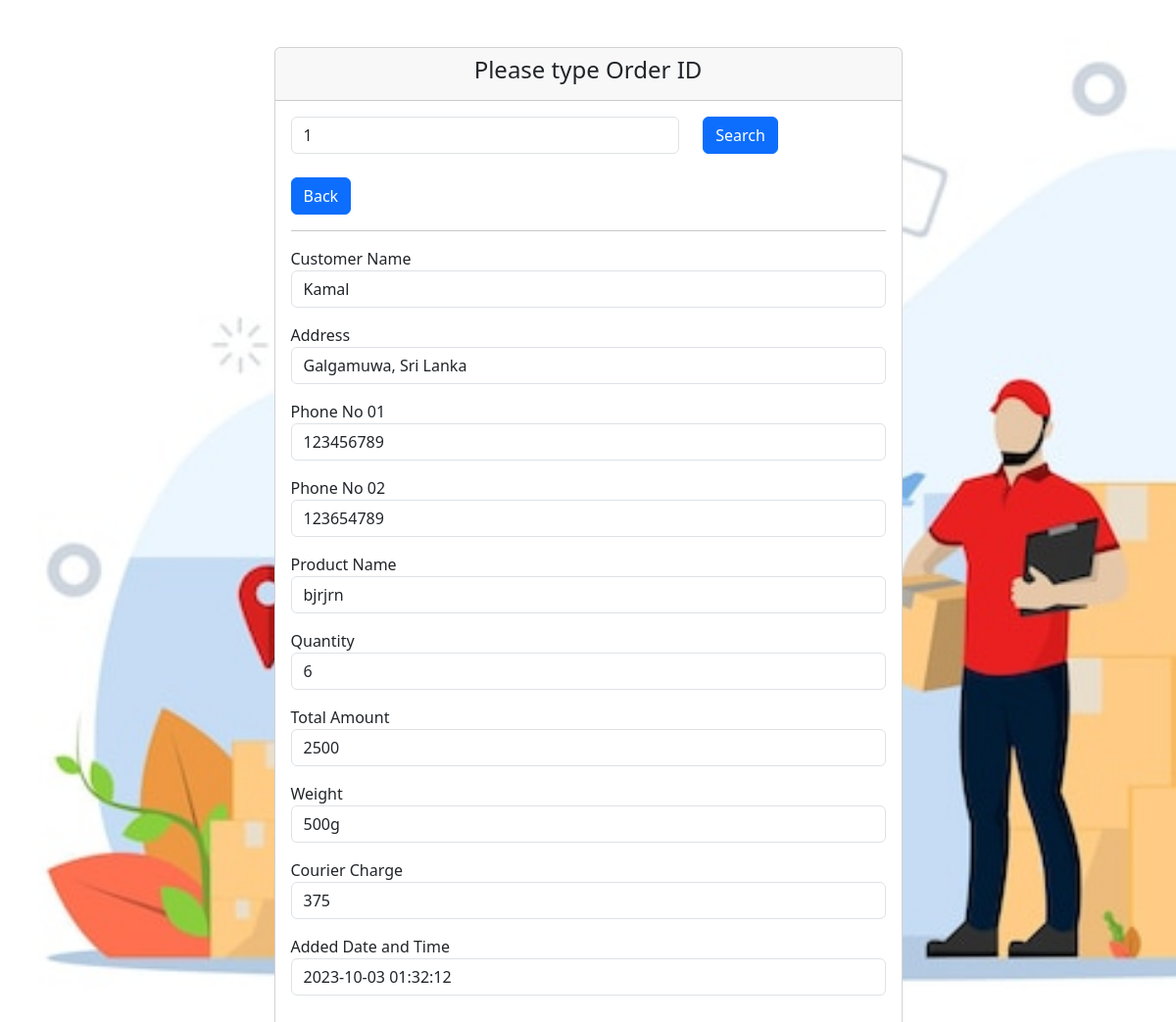
/search.php?id=1, run on the app's committed database.
### tables this page shows
CREATE TABLE `orders` (
  `id` int(11) NOT NULL,
  `customer_name` varchar(150) NOT NULL,
  `address` varchar(200) NOT NULL,
  `phone_01` varchar(10) DEFAULT NULL,
  `phone_02` varchar(10) DEFAULT NULL,
  `product_name` varchar(200) DEFAULT NULL,
  `quantity` varchar(100) DEFAULT NULL,
  `total_amount` int(255) DEFAULT NULL,
  `weight` varchar(20) DEFAULT NULL,
  `courier_charge` int(255) DEFAULT NULL,
  `created_at` datetime NOT NULL DEFAULT current_timestamp()
);

### search.php (the view, shortened to what this page needs)
<!DOCTYPE html>
<html lang="en">
<head>
    <link rel="stylesheet" href="https://cdn.jsdelivr.net/npm/bootstrap@5.3.2/dist/css/bootstrap.min.css">
</head>
<body>
    <div class="container">
        <div class="row justify-content-center">
            <div class="col-md-7">
                <div class="card mt-5">
                    <div class="card-header text-center">
                        <h4>Please type Order ID</h4>
                    </div>
                    <div class="card-body">
                        <form action="" method="GET">
                            <div class="row">
                                <div class="col-md-8">
                                    <input type="text" name="id" value="<?php if(isset($_GET['id'])){echo $_GET['id'];} ?>" class="form-control">
                                </div>
                                <div class="col-md-4">
                                    <button type="submit" class="btn btn-primary">Search</button>
                                </div>
                            </div>
                        </form><br>
                        <a class="btn btn-primary" btn="right" href="/courier/home.php" role="button">Back</a>
                        <div class="row">
                            <div class="col-md-12">
                                <hr>
                                <?php
                                $con = mysqli_connect("localhost","root","","courier");
                                if(isset($_GET['id']))
                                {
                                    $id = $_GET['id'];
                                    $query = "SELECT * FROM orders WHERE id='$id' ";
                                    $query_run = mysqli_query($con, $query);
                                    if(mysqli_num_rows($query_run) > 0)
                                    {
                                    foreach($query_run as $row)
                                    {
                                    ?>
                                    <div class="form-group mb-3">
                                    <label for="">Customer Name</label>
                                        <input type="text" value="<?= $row['customer_name']; ?>" class="form-control">
                                    </div>
                                    <div class="form-group mb-3">
                                    <label for="">Address</label>
                                        <input type="text" value="<?= $row['address']; ?>" class="form-control">
                                    </div>
                                    <div class="form-group mb-3">
                                    <label for="">Phone No 01</label>
                                         <input type="text" value="<?= $row['phone_01']; ?>" class="form-control">
                                    </div>
                                    <div class="form-group mb-3">
                                    <label for="">Phone No 02</label>
                                         <input type="text" value="<?= $row['phone_02']; ?>" class="form-control">
                                    </div>
                                    <div class="form-group mb-3">
                                    <label for="">Product Name</label>
                                         <input type="text" value="<?= $row['product_name']; ?>" class="form-control">
                                    </div>
                                    <div class="form-group mb-3">
                                    <label for="">Quantity</label>
                                         <input type="text" value="<?= $row['quantity']; ?>" class="form-control">
                                    </div>
                                    <div class="form-group mb-3">
                                    <label for="">Total Amount</label>
                                         <input type="text" value="<?= $row['total_amount']; ?>" class="form-control">
                                    </div>
                                    <div class="form-group mb-3">
                                    <label for="">Weight</label>
                                         <input type="text" value="<?= $row['weight']; ?>" class="form-control">
                                    </div>
                                    <div class="form-group mb-3">
                                    <label for="">Courier Charge</label>
                                         <input type="text" value="<?= $row['courier_charge']; ?>" class="form-control">
                                    </div>
                                    <div class="form-group mb-3">
                                    <label for="">Added Date and Time</label>
                                         <input type="text" value="<?= $row['created_at']; ?>" class="form-control">
                                    </div>
                                    <?php
                                    }
                                        }
                                        else
                                        {
                                            echo "No Record Found";
                                        }
                                    }
                                    ?>
                            </div>
                        </div>
                    </div>
                </div>
            </div>
        </div>
    </div>
</body>
</html>

### search.php (style rules this page uses)
body { background-image: url('pictures/courierpics01.jpeg'); background-repeat: no-repeat; background-attachment: fixed; background-size: cover; }

### data on the page
orders: customer_name "Kamal", address "Galgamuwa, Sri Lanka", phone_01 "123456789", phone_02 "123654789", product_name "bjrjrn", quantity "6", total_amount "2500", weight "500g", courier_charge "375", created_at "2023-10-03 01:32:12"
